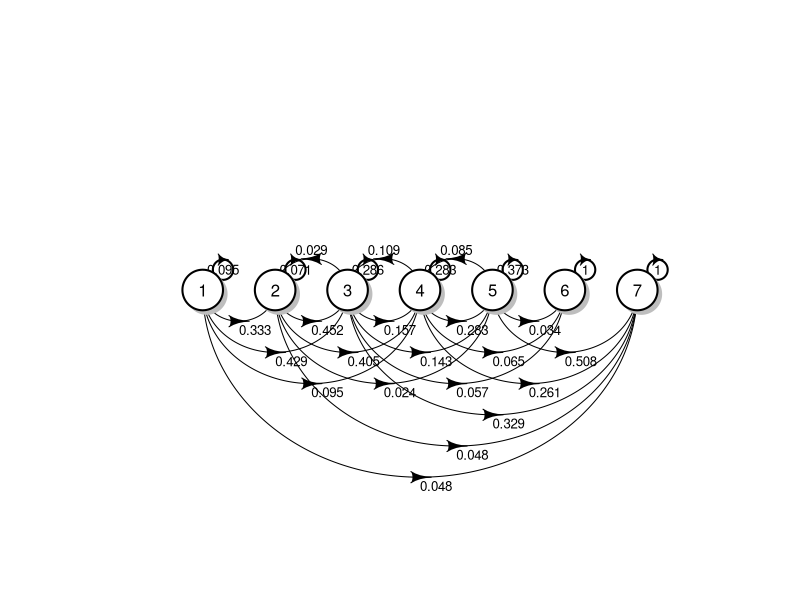
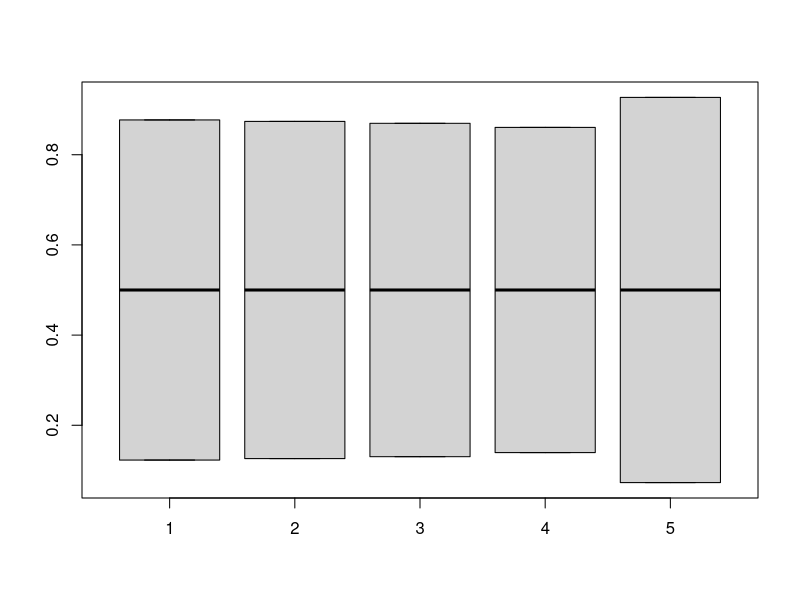
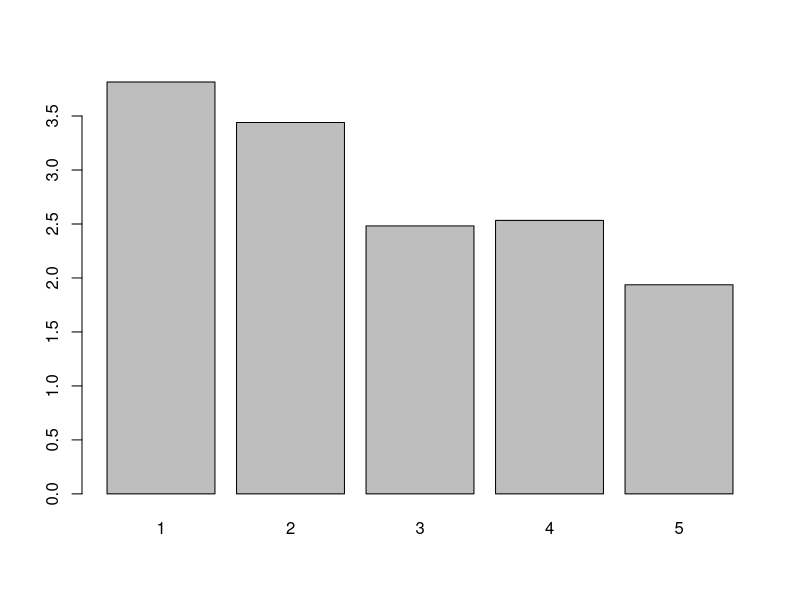

These charts were generated, in order, by the following R code:
install.packages("diagram")
library(diagram)

Transition <- matrix(c(2, 7, 9, 2, 0, 0, 1,
                       0, 3, 19, 17, 1, 0, 2,
                       0, 2, 20, 11, 10, 4, 23,
                       0, 0, 10, 26, 26, 6, 24,
                       0, 0, 0, 5, 22, 2, 30,
                       0, 0, 0, 0, 0, 1, 0, 
                       0, 0, 0, 0, 0, 0, 1), 7, 7, TRUE)
Division <- c(21, 42, 70, 92, 59, 1, 1)
for (i in 1:7) {
Transition[i,] <- Transition[i,]/Division[i]
}

A <- t(Transition)
Names <- c(1, 2, 3, 4, 5, 6, 7)

##plotmat(A, pos = c(1, 2, 2, 2), name=Names, relsize = 0.75, lwd = 1, box.lwd = 2, cex.text = 0.8, self.cex = 0.5, 
       ## self.shiftx = c(0.1, -0.1, 0.1, -0.1), box.type = "circle", box.prop = 0.5, box.size = 0.1)
plotmat(round(A, 3), pos = 7, curve = 0.7, name = Names, relsize = 0.75, lwd = 1, box.lwd = 2, cex.txt = 0.8,
        self.cex = 0.5, box.type = "circle", box.prop = 1, box.size = 0.05, self.lwd = 2)

## PART TWO

eigen(A)$values
eigen(A)$vectors

B <- A ## Creating a replica of A to work with
for (i in 1:10000) {
  B <- B%*%B
}
B ## Probabilities of ending up in the different states. Absorption probability.
PlotMatrix<- B[6:7, 1:5]
boxplot(PlotMatrix)


Q <- A[1:5, 1:5]

I <- diag(x=1, 5, 5)


F <- solve(I - Q)

F

Sums <- colSums(F)
Sums
xaxel <- c(1,2,3,4,5)
names(Sums) <- xaxel

barplot(Sums)





